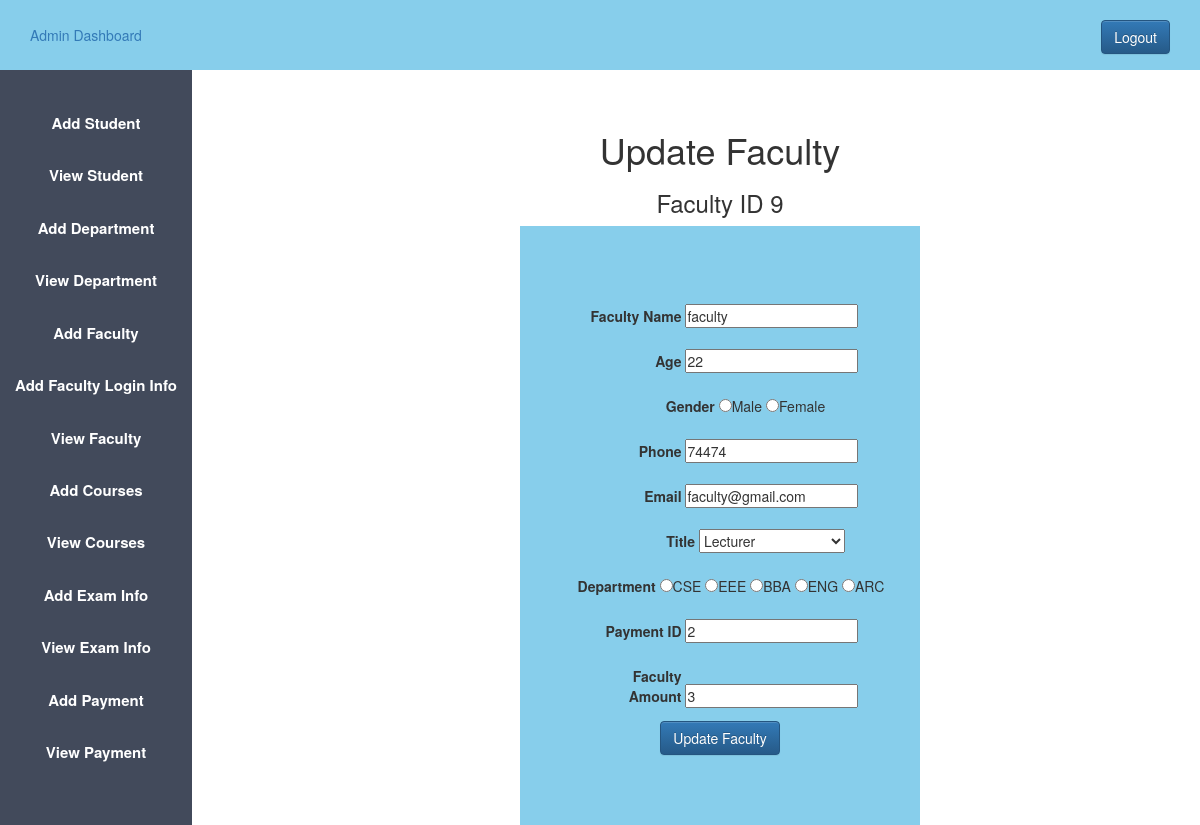
The app's page /admin_update_faculty.php?faculty_id=9 (signed in) with its own data.
### tables this page shows
CREATE TABLE `faculty` (
  `f_id` int(11) NOT NULL,
  `f_name` varchar(100) DEFAULT NULL,
  `f_age` int(11) DEFAULT NULL,
  `f_gender` varchar(50) DEFAULT NULL,
  `f_phone` int(30) DEFAULT NULL,
  `f_email` varchar(50) DEFAULT NULL,
  `f_title` varchar(100) DEFAULT NULL,
  `f_dept` varchar(50) DEFAULT NULL,
  `pay_id` int(11) NOT NULL,
  `f_amount` int(11) NOT NULL
);

### src/admin_update_faculty.php (the view, shortened to what this page needs)
<?php
    $host="localhost";
    $user="root";
    $password="";
    $db="370project";
    $data=mysqli_connect($host,$user,$password,$db);
    if($_GET['faculty_id']){
        $user_id = $_GET['faculty_id'];
        $sql = "SELECT * FROM faculty WHERE f_id='$user_id' ";
        $result = mysqli_query($data,$sql);
        $info=$result->fetch_assoc();
    }
?>
<!DOCTYPE html>
<html>
<head>
<?php
include "admin_css.php"
?>
</head>
<body>
	<?php
    include "admin_sidebar.php"
    ?>
	<div class="content">
        <center>
		<h1>Update Faculty</h1>
        <h3>Faculty ID <?php echo "{$info['f_id']}"; ?></h3>
		<div class="div_deg">
            <form action="#" method="POST">
                <div>
                    <label>Faculty Name</label>
                    <input type="text" name="name" value="<?php echo "{$info['f_name']}"; ?>" >
                </div>
                <div>
                    <label>Age</label>
                    <input type="number" name="age" value="<?php echo "{$info['f_age']}"; ?>" >
                </div>
                <div>
                    <label>Gender</label>
                    <input type="radio" name="gender" value="Male" >Male
                    <input type="radio" name="gender" value="Female" >Female
                </div>
                <div>
                    <label>Phone</label>
                    <input type="number" name="phone" value="<?php echo "{$info['f_phone']}"; ?>" >
                </div>
                <div>
                    <label>Email</label>
                    <input type="email" name="email" value="<?php echo "{$info['f_email']}"; ?>" >
                </div>
                <div>
                    <label>Title</label>
                    <select name="title">
                        <option value="Lecturer" selected>Lecturer</option>
                    </select>
                </div>
                <div>
                    <label>Department</label>
                    <input type="radio" name="dept" value="CSE" >CSE
                    <input type="radio" name="dept" value="EEE" >EEE
                    <input type="radio" name="dept" value="BBA" >BBA
                    <input type="radio" name="dept" value="ENG" >ENG
                    <input type="radio" name="dept" value="ARC" >ARC
                </div>
                <div>
                    <label>Payment ID</label>
                    <input type="number" name="payid" value="<?php echo "{$info['pay_id']}"; ?>" >
                </div>
                <div>
                    <label>Faculty Amount</label>
                    <input type="number" name="famount" value="<?php echo "{$info['f_amount']}"; ?>" >
                </div>
                <div>
                    <input type="submit" class="btn btn-primary" name="update" value="Update Faculty" >
                </div>
            </form>
        </div>
        </center>
	</div>
</body>
</html>

### src/admin.css (style rules this page uses)
* { margin: 0px; padding: 0px; }
.content { margin-left: 20%; margin-top: 5%; }

### src/admin_update_faculty.php (style rules this page uses)
label { display: inline-block; text-align: right; width: 100px; padding-top: 10px; padding-bottom: 10px; }
.div_deg { background-color: skyblue; width: 400px; padding-top: 70px; padding-bottom: 70px; }

### records on screen
faculty: f_id "9", name "faculty", age "22", phone "74474", email "faculty@gmail.com", payid "2", famount "3"
